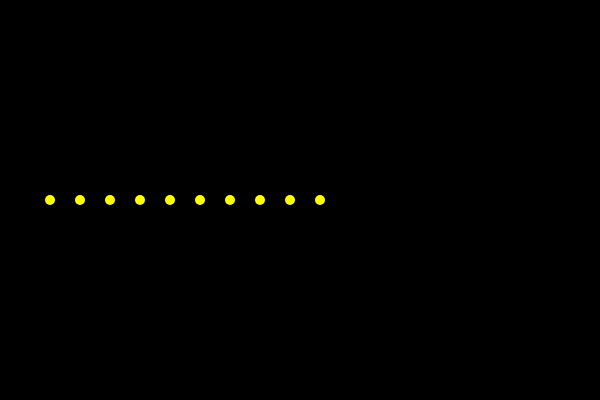
Frame 1 (no input)
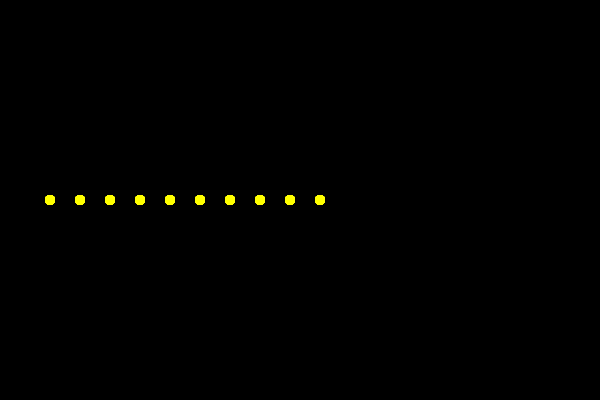
Frame 60 (no input)
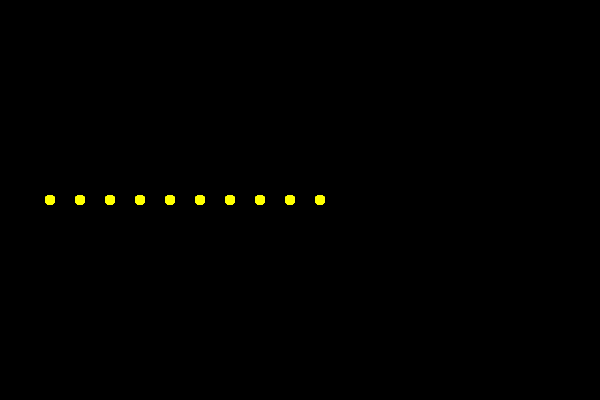
Frame 120 (the mouse pressed at the canvas centre since frame 60)

The p5.js sketch that drew these frames (run headless with seeded random() and noise() and a simulated clock; from frame 60 on, the mouse is pressed at the canvas centre):

// p5.js sketch
// ── sketch.js

let i = 0;

function setup() {
  createCanvas(600, 400);
  background(0);
}

function draw() {
  stroke(255, 255, 0);
  strokeWeight (10);
  for (let i = 0; i < 10; i++) {
    point(50 + i * 30, 200);
  }
}
